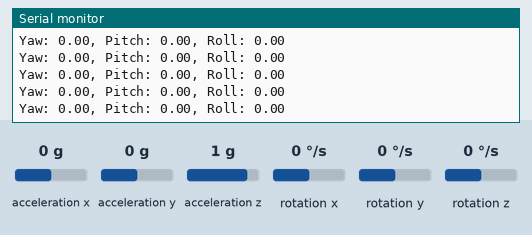
A sketch run on a simulated ESP32. Shown: the last lines printed to the serial monitor. The test bench sets the inputs (shaded band); at power-on: acceleration x 0 g, acceleration y 0 g, acceleration z 1 g, rotation z 0 °/s, rotation x 0 °/s, rotation y 0 °/s.

Above: at 1.7 s.
1.8 s: acceleration x set to -1.4 g
At 1.84 s:
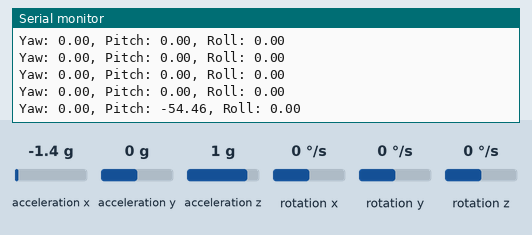
3.3 s: acceleration y set to -1.4 g
At 3.38 s:
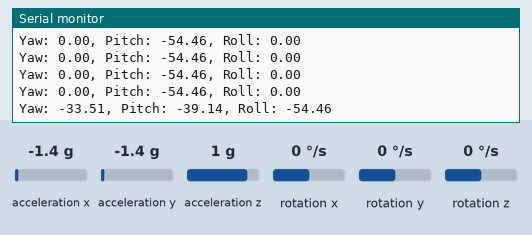
4.8 s: acceleration z set to -1.4 g
At 4.81 s:
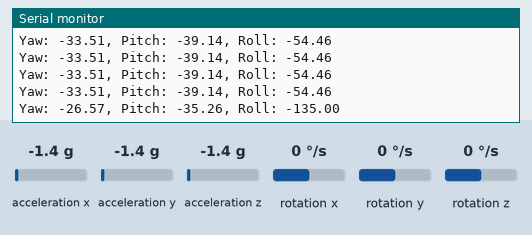
6.3 s: rotation z set to -192 °/s
At 6.35 s:
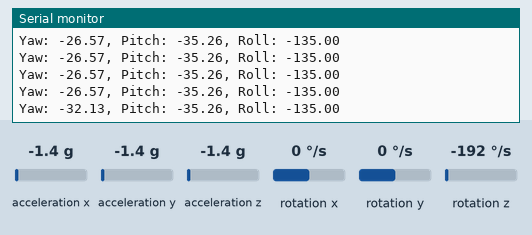
Timing chart, 0 to 8.8 s (numbered marks = the images above; inputs shaded):
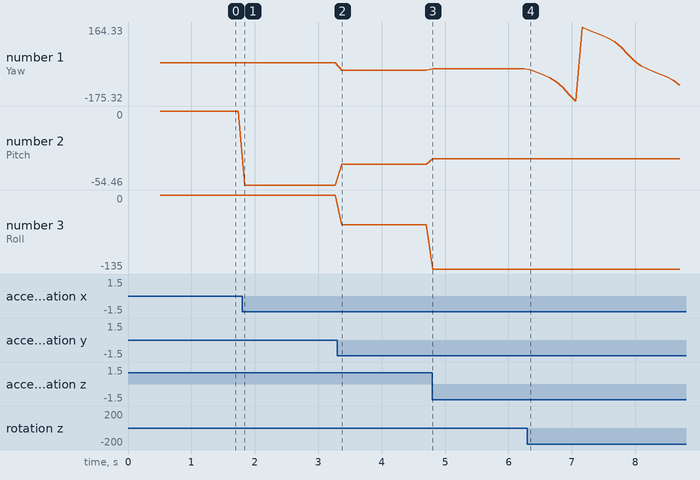

Measured:
- after the input at 1.8 s, the serial monitor: prints a new line at once (image 1)
- after the input at 3.3 s, the serial monitor: prints a new line after 0.07 s (image 2)
- after the input at 4.8 s, the serial monitor: prints a new line at once (image 3)
- after the input at 6.3 s, the serial monitor: prints a new line after 0.05 s (image 4)
- plotted number 1: 0 → -33.51 after the input at 3.3 s, -33.51 → -26.57 after the input at 4.8 s, -26.57 → -103.96 after the input at 6.3 s
- plotted number 2: 0 → -54.46 after the input at 1.8 s, -54.46 → -39.14 after the input at 3.3 s, -39.14 → -35.26 after the input at 4.8 s
- plotted number 3: -54.46 → -135 after the input at 4.8 s

The sketch:

dmptest3.ino
```cpp
#include "Wire.h"
#include "MPU6050_6Axis_MotionApps20.h"

MPU6050 mpu;

// DMP variables
bool dmpReady = false;
uint8_t mpuIntStatus;
uint16_t packetSize;
uint16_t fifoCount;
uint8_t fifoBuffer[64];
int epoch = 30;

// Orientation
Quaternion q;
VectorFloat gravity;
float ypr[3]; // yaw, pitch, roll

// Shared data (volatile because used across tasks)
volatile float sharedYPR[3] = {0, 0, 0};

// Task handles
TaskHandle_t TaskMPU, TaskSerial;

void setup() {
  Serial.begin(115200);
  while (!Serial) delay(10);

  // Init I2C
  Wire.begin(33, 32);
  Wire.setClock(400000);

  // Init MPU
  mpu.initialize();
  if (!mpu.testConnection()) {
    Serial.println("MPU6050 connection failed");
    while (1);
  }

  // Load DMP firmware
  uint8_t devStatus = mpu.dmpInitialize();
  if (devStatus != 0) {
    Serial.printf("DMP init failed (code %d)\n", devStatus);
    while (1);
  }

  mpu.CalibrateAccel(epoch);
  mpu.CalibrateGyro(epoch);
  mpu.PrintActiveOffsets();

  mpu.setDMPEnabled(true);
  mpuIntStatus = mpu.getIntStatus();
  dmpReady = true;

  packetSize = mpu.dmpGetFIFOPacketSize();

  // Create tasks
  xTaskCreatePinnedToCore(TaskMPUcode, "TaskMPU", 4096, NULL, 2, &TaskMPU, 0);   // Core 0
  xTaskCreatePinnedToCore(TaskSerialcode, "TaskSerial", 4096, NULL, 1, &TaskSerial, 1); // Core 1
}

void loop() {
  // Nothing here, tasks do the work
}

// Task: read MPU6050 DMP packets
void TaskMPUcode(void *pvParameters) {
  while (true) {
    if (!dmpReady) continue;

    fifoCount = mpu.getFIFOCount();
    if (fifoCount < packetSize) continue;

    // Check for overflow
    if (fifoCount >= 1024) {
      mpu.resetFIFO();
      continue;
    }

    // Read latest packet
    while (fifoCount >= packetSize) {
      mpu.getFIFOBytes(fifoBuffer, packetSize);
      fifoCount -= packetSize;
    }

    // Compute YPR
    mpu.dmpGetQuaternion(&q, fifoBuffer);
    mpu.dmpGetGravity(&gravity, &q);
    mpu.dmpGetYawPitchRoll(ypr, &q, &gravity);

    // Update shared data
    sharedYPR[0] = ypr[0] * 180 / M_PI; // yaw
    sharedYPR[1] = ypr[1] * 180 / M_PI; // pitch
    sharedYPR[2] = ypr[2] * 180 / M_PI; // roll
  }
}

// Task: print YPR every 100ms
void TaskSerialcode(void *pvParameters) {
  while (true) {
    Serial.printf("Yaw: %.2f, Pitch: %.2f, Roll: %.2f\n",
                  sharedYPR[0], sharedYPR[1], sharedYPR[2]);
    vTaskDelay(pdMS_TO_TICKS(100));
  }
}
```
